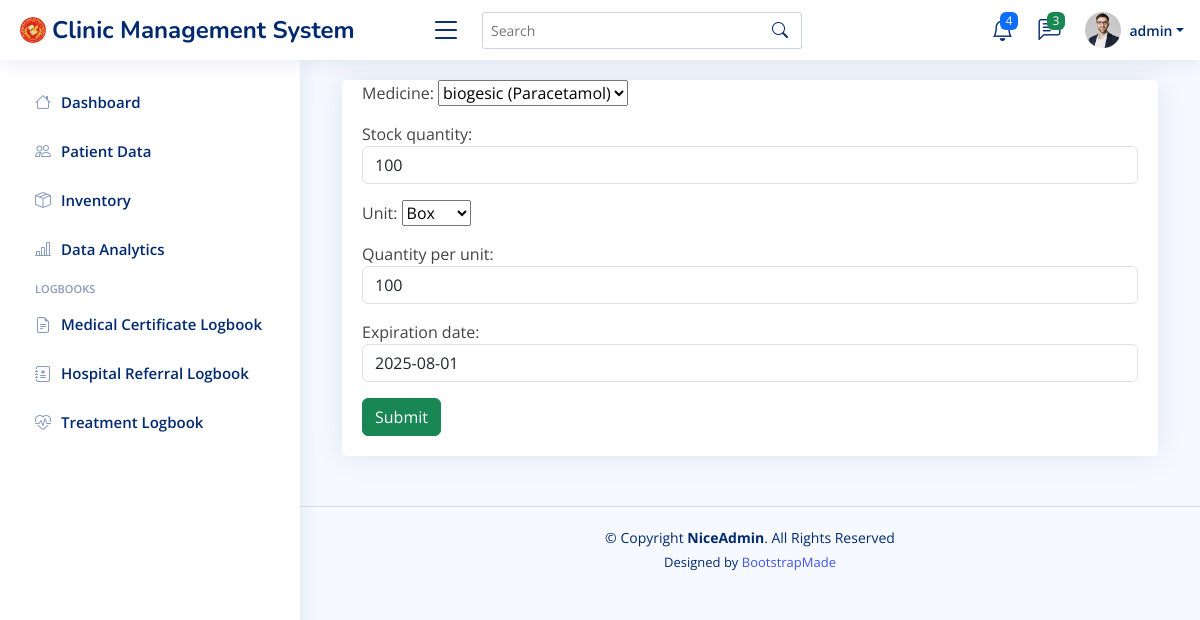
Page /inventoryform-update/4/ (signed in) on the committed database.
### cms/models.py (models this page shows, shortened)
class Stock(models.Model):
    created_at = models.DateTimeField(auto_now_add=True)
    updated_at = models.DateTimeField(auto_now=True)
    medicine = models.ForeignKey("Medicine", on_delete=models.RESTRICT)
    stock_quantity = models.PositiveIntegerField(default=0)
    choices = [
        ("box", "Box"),
        ("piece", "Piece"),
    ]
    unit = models.CharField(max_length=5, choices=choices)
    quantity_per_unit = models.PositiveIntegerField(default=1)
    expiration_date = models.DateField()
    initial_stocks = models.PositiveIntegerField(blank=True, null=True)
    current_stock = models.PositiveIntegerField(blank=True, null=True)
    provider = models.CharField(max_length=100, blank=True, null=True)
    provider_updated = models.CharField(max_length=100, blank=True)

### cms/views.py (the view, shortened to what this page needs)
# urls.py: path('inventoryform-update/<str:pk>/', views.inventoryform_update_view, name="Inventory Update"),
@login_required(login_url="Login")
def inventoryform_update_view(request, pk):
    inventory_instance = get_object_or_404(Stock, id=pk)
    form = InventoryForm(instance=inventory_instance)
    context = {'form':form}
    return render(request, 'cms/inventory-form.html', context)

### cms/forms.py
class InventoryForm(forms.ModelForm):
    class Meta:
        model = Stock
        fields = '__all__'
        exclude = ('created_at', 'initial_stocks', 'current_stock', 'provider', 'updated_at', 'provider_updated')
        widgets = {
            'medicine': s2forms.Select2Widget(attrs={'class': 'form-select'}),
            'stock_quantity': forms.NumberInput(attrs={'class': 'form-control'}),
            'unit': s2forms.Select2Widget(attrs={'class': 'form-select'}),
            'quantity_per_unit': forms.NumberInput(attrs={'class': 'form-control'}),
            'expiration_date': forms.DateInput(attrs={'class': 'form-control'}),
        }

### cms/models.py (called while the page is built)
    def __str__(self):
        return f'{self.brand_name} ({self.generic_name})'

### cms/templates/cms/inventory-form.html (shortened to what this page needs)
{% extends "cms/base.html" %}
{% block content %}
<div class="container">
    <div class="row">
        <div class="col-sm">
            <div class="card card-body">
                <div class="form-group">
                    <form action="" method="POST">
                        {{form.as_p}}
                        <input class="btn btn-success" type="submit" value="Submit">
                    </form>
                </div>
            </div>
        </div>
    </div>
</div>
{% endblock content %}

### cms/templates/cms/base.html (shortened to what this page needs)
{% load static %}
<!DOCTYPE html>
<html lang="en">
<head>
  <link href="{% static "cms/assets/vendor/bootstrap/css/bootstrap.min.css" %}" rel="stylesheet">
  <link href="{% static "cms/assets/vendor/bootstrap-icons/bootstrap-icons.css" %}" rel="stylesheet">
  <link href="{% static "cms/assets/vendor/boxicons/css/boxicons.min.css" %}" rel="stylesheet">
  <link href="{% static "cms/assets/vendor/quill/quill.snow.css" %}" rel="stylesheet">
  <link href="{% static "cms/assets/vendor/quill/quill.bubble.css" %}" rel="stylesheet">
  <link href="{% static "cms/assets/vendor/remixicon/remixicon.css" %}s" rel="stylesheet">
  <link href="{% static "cms/assets/vendor/simple-datatables/style.css" %}" rel="stylesheet">
  <link href="{% static "cms/assets/css/style.css" %}" rel="stylesheet">
</head>
<body>
  <header id="header" class="header fixed-top d-flex align-items-center">
    <div class="d-flex align-items-center justify-content-between">
      <a href={% url 'Dashboard' %} class="logo d-flex align-items-center">
        <img src="{% static "cms/assets/img/dhvsu_logo.png" %}" alt="">
        <span class="d-none d-lg-block">Clinic Management System</span>
      </a>
      <i class="bi bi-list toggle-sidebar-btn"></i>
    </div>
    <div class="search-bar">
      <form class="search-form d-flex align-items-center" method="POST" action="#">
        <input type="text" name="query" placeholder="Search" title="Enter search keyword">
        <button type="submit" title="Search"><i class="bi bi-search"></i></button>
      </form>
    </div>
    <nav class="header-nav ms-auto">
      <ul class="d-flex align-items-center">
        <li class="nav-item dropdown">
          <a class="nav-link nav-icon" href="#" data-bs-toggle="dropdown">
            <i class="bi bi-bell"></i>
            <span class="badge bg-primary badge-number">4</span>
          </a>
        </li>
        <li class="nav-item dropdown">
          <a class="nav-link nav-icon" href="#" data-bs-toggle="dropdown">
            <i class="bi bi-chat-left-text"></i>
            <span class="badge bg-success badge-number">3</span>
          </a>
        </li>
        <li class="nav-item dropdown pe-3">
          <a class="nav-link nav-profile d-flex align-items-center pe-0" href="#" data-bs-toggle="dropdown">
            <img src="{% static "cms/assets/img/profile-img.jpg" %}" alt="Profile" class="rounded-circle">
            <span class="d-none d-md-block dropdown-toggle ps-2">{{ user.username }}</span>
          </a>
        </li>
      </ul>
    </nav>
  </header>
  <aside id="sidebar" class="sidebar">
    <ul class="sidebar-nav" id="sidebar-nav">
      <li class="nav-item">
        <a class="nav-link collapsed" href={% url "Dashboard" %}>
          <i class="bi bi-house"></i>
          <span>Dashboard</span>
      </li>
      <li class="nav-item">
        <a class="nav-link collapsed" href={% url "Patient Data" %}>
          <i class="bi bi-people"></i>
          <span>Patient Data</span>
      </li>
      <li class="nav-item">
        <a class="nav-link collapsed" href={% url "Inventory Data" %}>
          <i class="bi bi-box-seam"></i>
          <span>Inventory</span>
      </li>
      <li class="nav-item">
        <a class="nav-link collapsed" href={% url "chart" %}>
          <i class="bi bi-bar-chart-line"></i>
          <span>Data Analytics</span>
      </li>
      <li class="nav-heading">Logbooks</li>
      <li class="nav-item">
        <a class="nav-link collapsed" href={% url "Medcert Data" %}>
          <i class="bi bi-file-earmark-text"></i>
          <span>Medical Certificate Logbook</span>
      </li>
      <li class="nav-item">
        <a class="nav-link collapsed" href={% url "Referral Data" %}>
          <i class="bi bi-journal-medical"></i>
          <span>Hospital Referral Logbook</span>
      </li>
      <li class="nav-item">
        <a class="nav-link collapsed" href={% url "Treatment Data" %}>
          <i class="bi bi-heart-pulse"></i>
          <span>Treatment Logbook</span>
      </li>
    </ul>
  </aside>
  <main id="main" class="main">
    {% block content %}
    {% endblock content %}
  </main>
  <footer id="footer" class="footer">
    <div class="copyright">
      &copy; Copyright <strong><span>NiceAdmin</span></strong>. All Rights Reserved
    </div>
    <div class="credits">
      Designed by <a href="https://bootstrapmade.com/">BootstrapMade</a>
    </div>
  </footer>
</body>
</html>

### cms/static/cms/assets/css/style.css (style rules this page uses)
:root { scroll-behavior: smooth; }
body { font-family: "Open Sans", sans-serif; background: #f6f9ff; color: #444444; }
a { color: #4154f1; text-decoration: none; }
#main { margin-top: 60px; padding: 20px 30px; transition: all 0.3s; }
.card { margin-bottom: 30px; border: none; border-radius: 5px; box-shadow: 0px 0 30px rgba(1, 41, 112, 0.1); }
.card-body { padding: 0 20px 20px 20px; }
.logo { line-height: 1; }
@media (min-width: 1200px) { .logo { width: 400px; } }
.logo img { max-height: 26px; margin-right: 6px; }
.logo span { font-size: 24px; font-weight: 700; color: #012970; font-family: "Nunito", sans-serif; }
.header { transition: all 0.5s; z-index: 997; height: 60px; box-shadow: 0px 2px 20px rgba(1, 41, 112, 0.1); background-color: #fff; padding-left: 20px; }
.header .toggle-sidebar-btn { font-size: 32px; padding-left: 10px; cursor: pointer; color: #012970; }
.header .search-bar { min-width: 360px; padding: 0 20px; }
.header .search-form { width: 100%; }
.header .search-form input { border: 0; font-size: 14px; color: #012970; border: 1px solid rgba(1, 41, 112, 0.2); padding: 7px 38px 7px 8px; border-radius: 3px; transition: 0.3s; width: 100%; }
.header .search-form button { border: 0; padding: 0; margin-left: -30px; background: none; }
.header .search-form button i { color: #012970; }
.header-nav ul { list-style: none; }
.header-nav>ul { margin: 0; padding: 0; }
.header-nav .nav-icon { font-size: 22px; color: #012970; margin-right: 25px; position: relative; }
.header-nav .nav-profile { color: #012970; }
.header-nav .nav-profile img { max-height: 36px; }
.header-nav .nav-profile span { font-size: 14px; font-weight: 600; }
.header-nav .badge-number { position: absolute; inset: -2px -5px auto auto; font-weight: normal; font-size: 12px; padding: 3px 6px; }
.sidebar { position: fixed; top: 60px; left: 0; bottom: 0; width: 300px; z-index: 996; transition: all 0.3s; padding: 20px; overflow-y: auto; scrollbar-width: thin; scrollbar-color: #aab7cf transparent; box-shadow: 0px 0px 20px rgba(1, 41, 112, 0.1); background-color: #fff; }
@media (min-width: 1200px) { #main, #footer { margin-left: 300px; } }
.sidebar-nav { padding: 0; margin: 0; list-style: none; }
.sidebar-nav li { padding: 0; margin: 0; list-style: none; }
.sidebar-nav .nav-item { margin-bottom: 5px; }
.sidebar-nav .nav-heading { font-size: 11px; text-transform: uppercase; color: #899bbd; font-weight: 600; margin: 10px 0 5px 15px; }
.sidebar-nav .nav-link { display: flex; align-items: center; font-size: 15px; font-weight: 600; color: #4154f1; transition: 0.3; background: #f6f9ff; padding: 10px 15px; border-radius: 4px; }
.sidebar-nav .nav-link i { font-size: 16px; margin-right: 10px; color: #4154f1; }
.sidebar-nav .nav-link.collapsed { color: #012970; background: #fff; }
.sidebar-nav .nav-link.collapsed i { color: #899bbd; }
.footer { padding: 20px 0; font-size: 14px; transition: all 0.3s; border-top: 1px solid #cddfff; }
.footer .copyright { text-align: center; color: #012970; }
.footer .credits { padding-top: 5px; text-align: center; font-size: 13px; color: #012970; }

### rows in the picture
Stock: medicine "biogesic (Paracetamol)", stock_quantity "100", unit "Box", quantity_per_unit "100", expiration_date "2025-08-01"

### other values in the picture
{{ user.username }} "admin"
